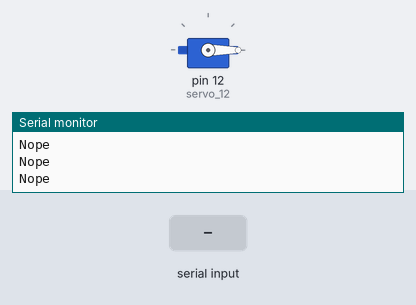
Simulated run of this sketch. Board: Arduino Nano, built with avr-gcc and run on an emulated ATmega328P. On the bench: servo, the last lines printed to the serial monitor. The test bench sets the inputs (shaded band).

Above: at 2.8 s.
2.9 s: "1" received over the second serial link
At 3.15 s:
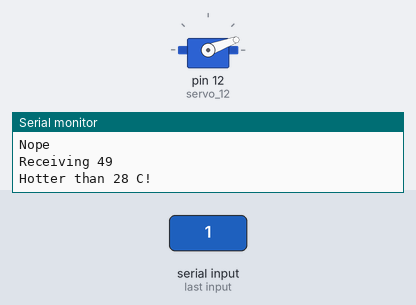
At 4.0 s:
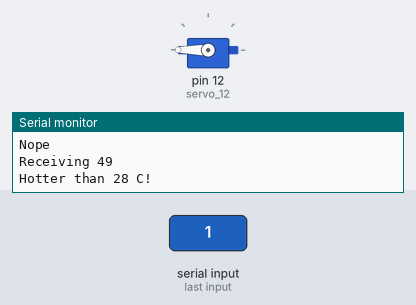
6.4 s: "0" received over the second serial link
At 6.55 s:
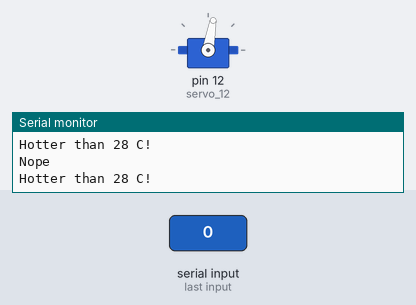
Timing chart, 0 to 9.4 s (numbered marks = the images above; inputs shaded):
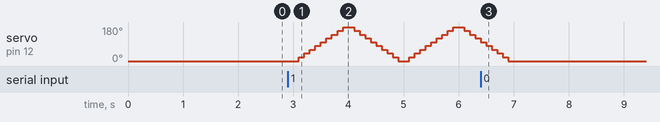

Measured:
- after the input at 6.4 s, servo on pin 12 (servo_12): goes on until 6.9 s, then stays 0°

The sketch:

NanoFan.ino
```cpp
// SOEN 422 Project: Helmet add-on for emergency workers
/*
 * The NanoFan file is for the Arduino Nano connected to the HelmetUsers TTGO
 * through serial communication. Its purpose is to continuously run the
 * servo (fan) while the TTGO can check the thresholds without stopping. This
 * allows the servo (fan) to spin continuously. If our servo was connected directly
 * to the TTGO, it could not monitor the other thresholds while also spinning
 * the fan.
 *
 * This code was developed by Simon Bilodeau, Amine Halimi, and Michael Rowe
 */

#include <Servo.h>
#include "ArduinoJson.h"
#include <SoftwareSerial.h>

int pos = 0;
Servo servo_12;
int value = 48;

SoftwareSerial mySerial(4,5);
/*
 * sets up servo connections and serial connection to TTGO
 */
void setup() {
  Serial.begin(115200);
  servo_12.attach(12, 500, 2500);
  servo_12.write(90);

  mySerial.begin(9600);
}

/*
 * Checks the received value from the TTGO, spins if required
 */
void loop() {
  // Check if the other Arduino is transmitting
  if (mySerial.available()) {
    Serial.print("Receiving ");
    value = mySerial.read();
    Serial.println(value);
  }

  else {
      Serial.println("Nope");
  }
  /*
   * If the TTGO sends a 1 to the Nano, the Nano reads this as 49.
   * This activates the servo.
   */
  if (value == 49) {
    Serial.println("\nHotter than 28 C!\n");
    // sweep the servo from 0 to 180 degrees in steps
    // of 1 degrees
    for (pos = 0; pos <= 180; pos += 20) {
      // tell servo to go to position in variable 'pos'
      servo_12.write(pos);
      // wait 15 ms for servo to reach the position
      delay(100); // Wait for 15 millisecond(s)
    }
    for (pos = 180; pos >= 0; pos -= 20) {
      // tell servo to go to position in variable 'pos'
      servo_12.write(pos);
      // wait 15 ms for servo to reach the position
      delay(100); // Wait for 15 millisecond(s)
    }
  } else { // servo is not activated.
    servo_12.write(0);
    delay(1000);
  }
}
```
